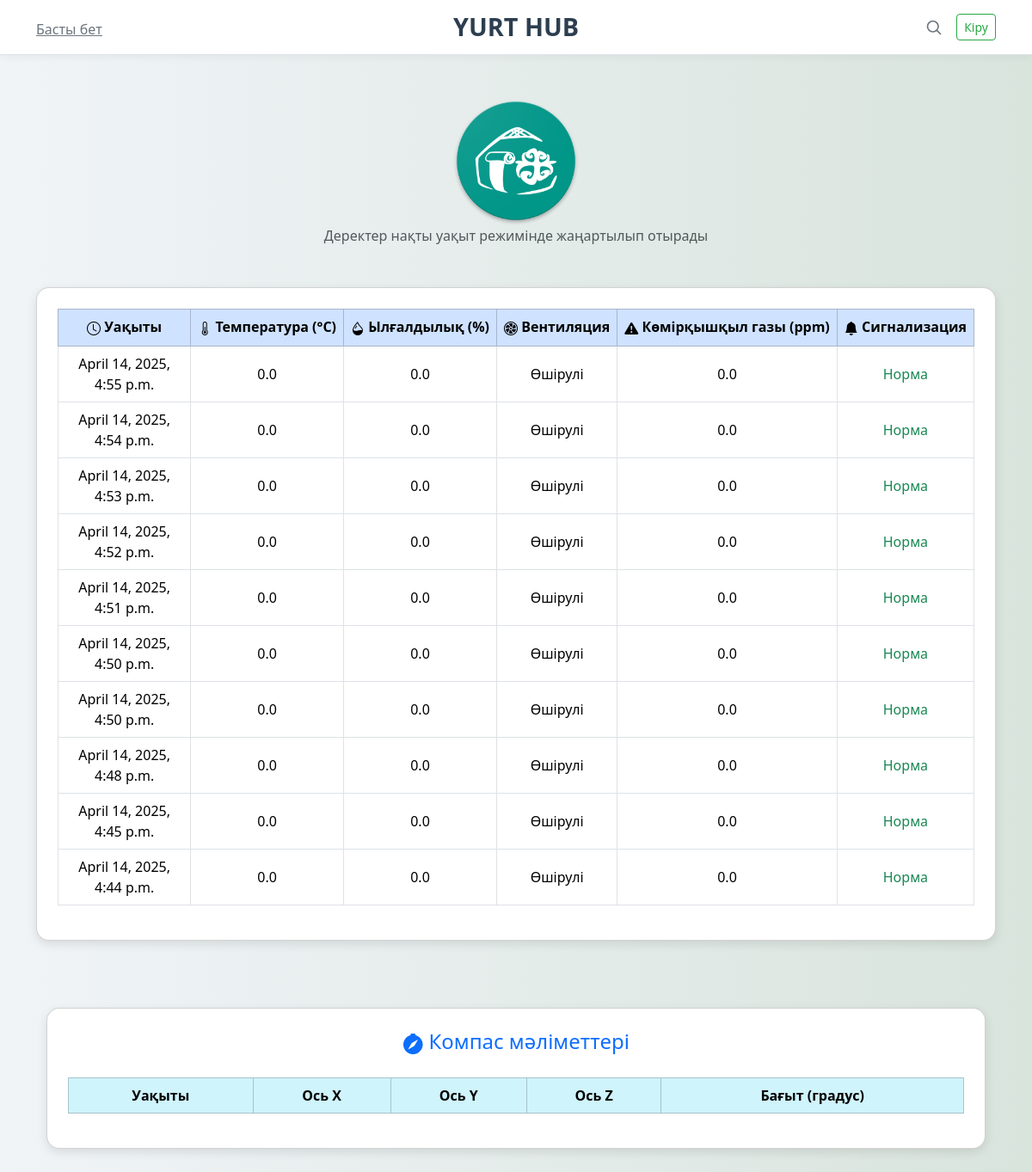
The app's page /weather_dashboard/, older data.
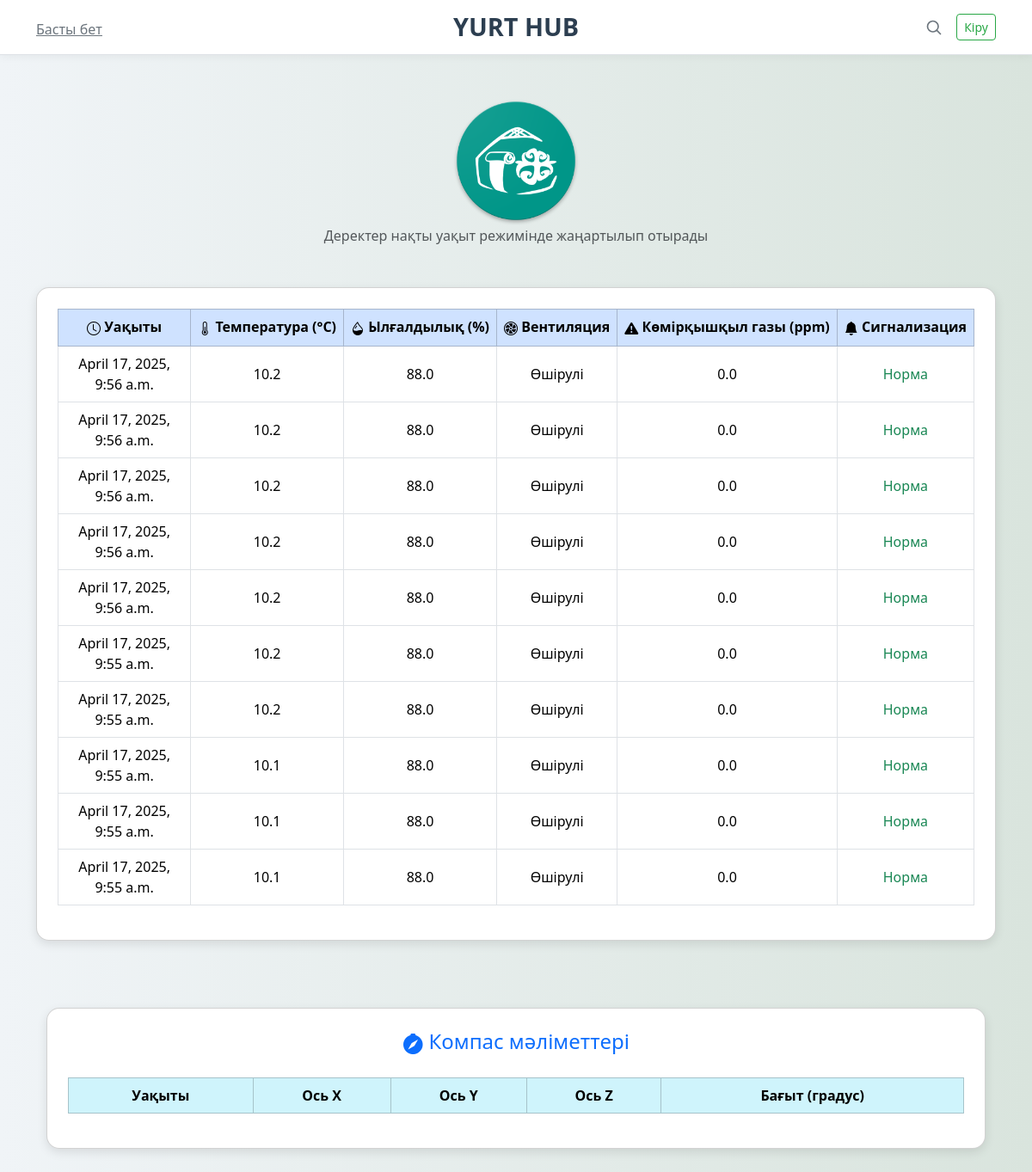
The same page, newer data.
### yurt/models.py (models this page shows, shortened)
class SensorData(models.Model):
    timestamp = models.DateTimeField(default=timezone.now)
    temperature = models.FloatField()
    humidity = models.FloatField()
    gas_concentration = models.FloatField()  # Убедитесь, что это поле есть
    sensor_id = models.CharField(max_length=100, blank=True, null=True)
    gas_type = models.CharField(max_length=100, choices=[('methane', 'Метан'), ('LPG', 'LPG'), ('CO', 'CO')],
                                default='methane')

### yurt/views.py (the view)
# urls.py: path('weather_dashboard/', views.weather_dashboard, name='weather_dashboard'),
def weather_dashboard(request):
    data = SensorData.objects.order_by('-timestamp')[:10]
    return render(request, 'weather_dashboard.html', {'data': data})

### yurt/templates/weather_dashboard.html (shortened to what the changed rows need)
{% load static %}
<!DOCTYPE html>
<html lang="en">
<head>
  <link href="https://cdn.jsdelivr.net/npm/bootstrap@5.3.0-alpha1/dist/css/bootstrap.min.css" rel="stylesheet">
  <link href="https://cdn.jsdelivr.net/npm/bootstrap-icons@1.10.5/font/bootstrap-icons.css" rel="stylesheet">
   <link href="https://cdn.jsdelivr.net/npm/bootstrap@5.3.0/dist/css/bootstrap.min.css" rel="stylesheet">
<link rel="stylesheet" href="{% static 'css/styles.css' %}">
    <link rel="stylesheet" href="https://cdn.jsdelivr.net/npm/@docsearch/css@3">
<link href="/docs/5.3/dist/css/bootstrap.min.css" rel="stylesheet">
<link href="https://cdnjs.cloudflare.com/ajax/libs/prism/1.29.0/themes/prism-tomorrow.min.css" rel="stylesheet">
    <link href="https://cdnjs.cloudflare.com/ajax/libs/prism/1.29.0/themes/prism-okaidia.min.css" rel="stylesheet">
  <link rel="stylesheet" href="https://cdnjs.cloudflare.com/ajax/libs/prism/1.29.0/themes/prism-tomorrow.min.css">
    <link href="carousel.css" rel="stylesheet">
</head>
<body>
<div class="container py-5">
<div class="card p-4 table-container">
  <div class="table-responsive">
    <table class="table table-bordered text-center align-middle">
      <thead class="table-primary">
        <tr>
          <th class="table-header"><i class="bi bi-clock"></i> Уақыты</th>
          <th class="table-header"><i class="bi bi-thermometer-half"></i> Температура (°C)</th>
          <th class="table-header"><i class="bi bi-droplet-half"></i> Ылғалдылық (%)</th>
          <th class="table-header"><i class="bi bi-fan"></i> Вентиляция</th>
          <th class="table-header"><i class="bi bi-exclamation-triangle-fill"></i> Көмірқышқыл газы (ppm)</th>
          <th class="table-header"><i class="bi bi-bell-fill"></i> Сигнализация</th>
        </tr>
      </thead>
      <tbody>
        {% for item in data %}
        <tr>
          <td>{{ item.timestamp }}</td>
          <td>{{ item.temperature }}</td>
          <td>{{ item.humidity }}</td>
          <td>
            {% if item.ventilation_on %}
              Қосулы
            {% else %}
              Өшірулі
            {% endif %}
          </td>
          <td>{{ item.gas_concentration }}</td>
          <td>
            {% if item.gas_concentration > 700 %}
              <span class="text-danger fw-bold">Қосулы</span>
            {% else %}
              <span class="text-success">Норма</span>
            {% endif %}
          </td>
        </tr>
        {% endfor %}
      </tbody>
    </table>
  </div>
</div>
<div class="container py-5">
<div class="card p-4 table-container">
  <table class="table table-bordered text-center align-middle">
    <thead class="table-info">
      <tr>
        <th>Уақыты</th>
        <th>Ось X</th>
        <th>Ось Y</th>
        <th>Ось Z</th>
        <th>Бағыт (градус)</th>
      </tr>
    </thead>
  </table>
</div>
   </div>

Row changes from the older to the newer data that the page shows:
no longer on this page (row unchanged): SensorData: timestamp "April 14, 2025, 4:55 p.m.", temperature "0.0", humidity "0.0", gas_concentration "0.0", shows "Норма"
no longer on this page (row unchanged): SensorData: timestamp "April 14, 2025, 4:54 p.m.", temperature "0.0", humidity "0.0", gas_concentration "0.0", shows "Норма"
no longer on this page (row unchanged): SensorData: timestamp "April 14, 2025, 4:53 p.m.", temperature "0.0", humidity "0.0", gas_concentration "0.0", shows "Норма"
no longer on this page (row unchanged): SensorData: timestamp "April 14, 2025, 4:52 p.m.", temperature "0.0", humidity "0.0", gas_concentration "0.0", shows "Норма"
no longer on this page (row unchanged): SensorData: timestamp "April 14, 2025, 4:51 p.m.", temperature "0.0", humidity "0.0", gas_concentration "0.0", shows "Норма"
no longer on this page (row unchanged): SensorData: timestamp "April 14, 2025, 4:50 p.m.", temperature "0.0", humidity "0.0", gas_concentration "0.0", shows "Норма"
no longer on this page (row unchanged): SensorData: timestamp "April 14, 2025, 4:50 p.m.", temperature "0.0", humidity "0.0", gas_concentration "0.0", shows "Норма"
no longer on this page (row unchanged): SensorData: timestamp "April 14, 2025, 4:48 p.m.", temperature "0.0", humidity "0.0", gas_concentration "0.0", shows "Норма"
no longer on this page (row unchanged): SensorData: timestamp "April 14, 2025, 4:45 p.m.", temperature "0.0", humidity "0.0", gas_concentration "0.0", shows "Норма"
no longer on this page (row unchanged): SensorData: timestamp "April 14, 2025, 4:44 p.m.", temperature "0.0", humidity "0.0", gas_concentration "0.0", shows "Норма"
added SensorData: timestamp "April 17, 2025, 9:56 a.m.", temperature "10.2", humidity "88.0", gas_concentration "0.0", shows "Норма"
added SensorData: timestamp "April 17, 2025, 9:56 a.m.", temperature "10.2", humidity "88.0", gas_concentration "0.0", shows "Норма"
added SensorData: timestamp "April 17, 2025, 9:56 a.m.", temperature "10.2", humidity "88.0", gas_concentration "0.0", shows "Норма"
added SensorData: timestamp "April 17, 2025, 9:56 a.m.", temperature "10.2", humidity "88.0", gas_concentration "0.0", shows "Норма"
added SensorData: timestamp "April 17, 2025, 9:56 a.m.", temperature "10.2", humidity "88.0", gas_concentration "0.0", shows "Норма"
added SensorData: timestamp "April 17, 2025, 9:55 a.m.", temperature "10.2", humidity "88.0", gas_concentration "0.0", shows "Норма"
added SensorData: timestamp "April 17, 2025, 9:55 a.m.", temperature "10.2", humidity "88.0", gas_concentration "0.0", shows "Норма"
added SensorData: timestamp "April 17, 2025, 9:55 a.m.", temperature "10.1", humidity "88.0", gas_concentration "0.0", shows "Норма"
added SensorData: timestamp "April 17, 2025, 9:55 a.m.", temperature "10.1", humidity "88.0", gas_concentration "0.0", shows "Норма"
added SensorData: timestamp "April 17, 2025, 9:55 a.m.", temperature "10.1", humidity "88.0", gas_concentration "0.0", shows "Норма"
